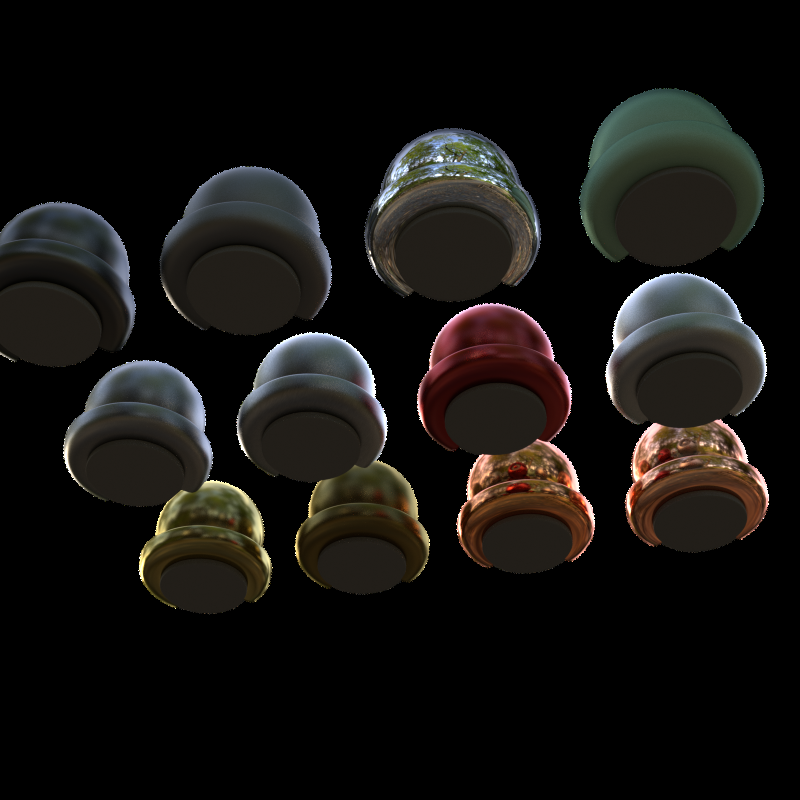
#> input picture examples/textureless/images/0000.png, 800 x 800 px
$ python gaussian_blur.py --input_folder ../textureless/images
#> lines starting #> are read from the running program, lines starting #| are printed output that depends on the picture
import cv2
import os
import argparse
from pathlib import Path

def apply_gaussian_filter(input_folder: Path, output_folder: Path):
    """
    Applies a Gaussian filter to all images in 'input_folder' and saves
    the results in 'output_folder' with filenames like 'image_1.png', etc.
    """

    # Create the output folder if it doesn't exist
    output_folder.mkdir(parents=True, exist_ok=True)

    # Collect all valid image paths
    valid_exts = ('.jpg', '.jpeg', '.png', '.bmp', '.tiff')
    image_paths = [f for f in input_folder.iterdir()
                   if f.is_file() and f.suffix.lower() in valid_exts]
    image_paths.sort()

    for i, img_path in enumerate(image_paths, start=1):
        # Read the image in color (BGR) mode
        img = cv2.imread(str(img_path), cv2.IMREAD_COLOR)
#> img is the input picture: shape (800, 800, 3); mean B, G, R 16.6, 19, 21
        if img is None:
            print(f"Skipping file (not an image or unreadable): {img_path}")
            continue

        # Apply a Gaussian blur with a 5x5 kernel (adjust as needed)
        # The second param is the kernel size (width, height),
        # The third param is standard deviation in X direction (0 => auto).
        gaussian_img = cv2.GaussianBlur(img, (77, 77), 0)
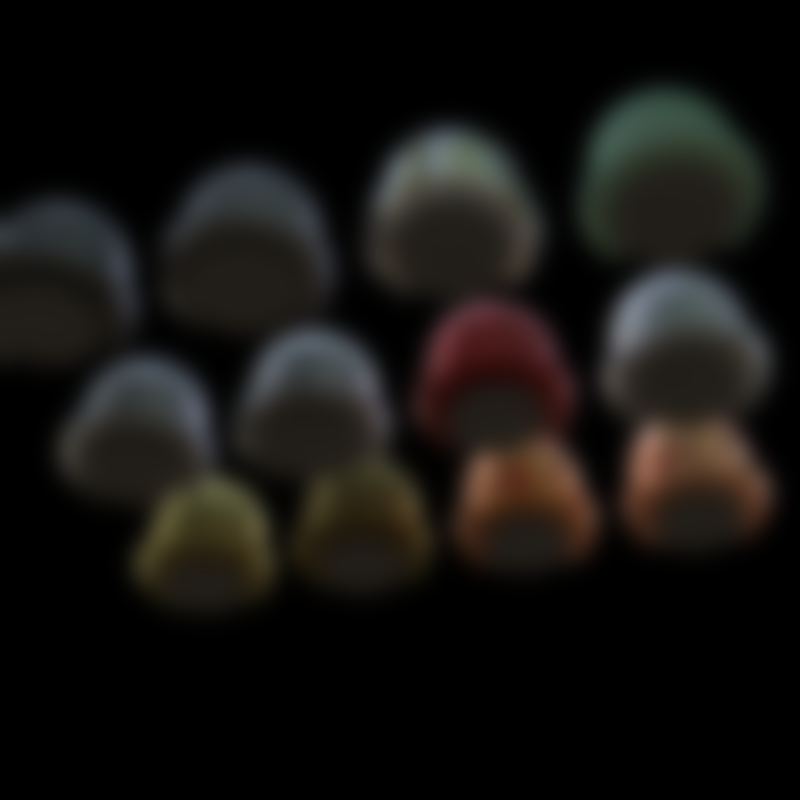
#> gaussian_img: shape (800, 800, 3); mean B, G, R 16.6, 19, 21

        # Construct the output filename: image_1.png, image_2.png, etc.
        out_filename = f"image_{i}.png"
        out_path = output_folder / out_filename

        # Save the resulting image
        cv2.imwrite(str(out_path), gaussian_img)
        print(f"Saved blurred image to {out_path}")
#> pass 2 of the loop in apply_gaussian_filter, `for i, img_path in enumerate(image_paths, start=1):`:
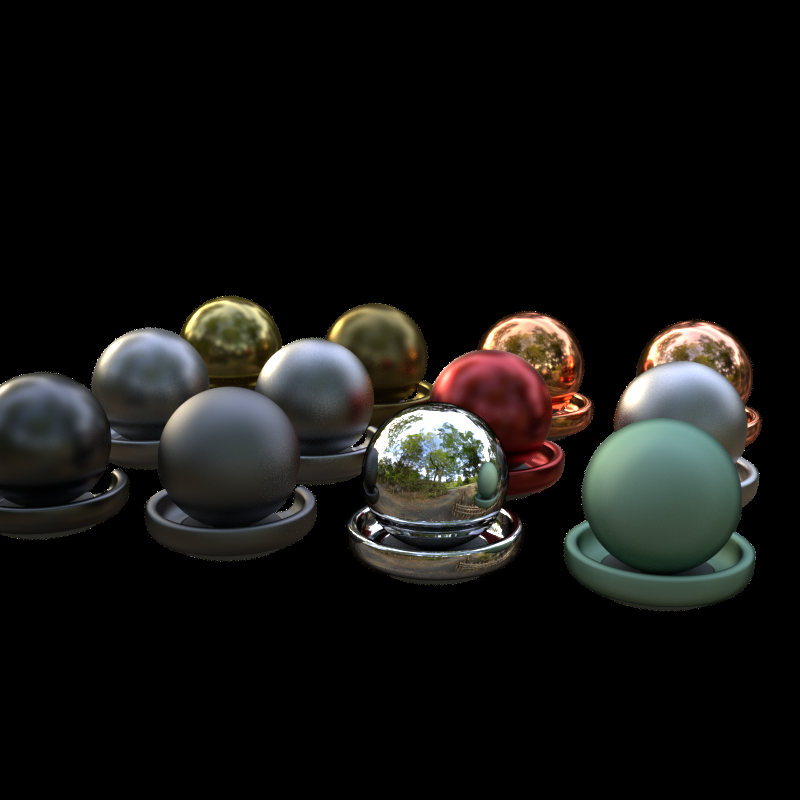
#> input picture examples/textureless/images/0001.png, 800 x 800 px
#> in apply_gaussian_filter, img is the input picture: shape (800, 800, 3); mean B, G, R 18.8, 20.7, 21.3
#> in apply_gaussian_filter, `gaussian_img = cv2.GaussianBlur(img, (77, 77), 0)`:
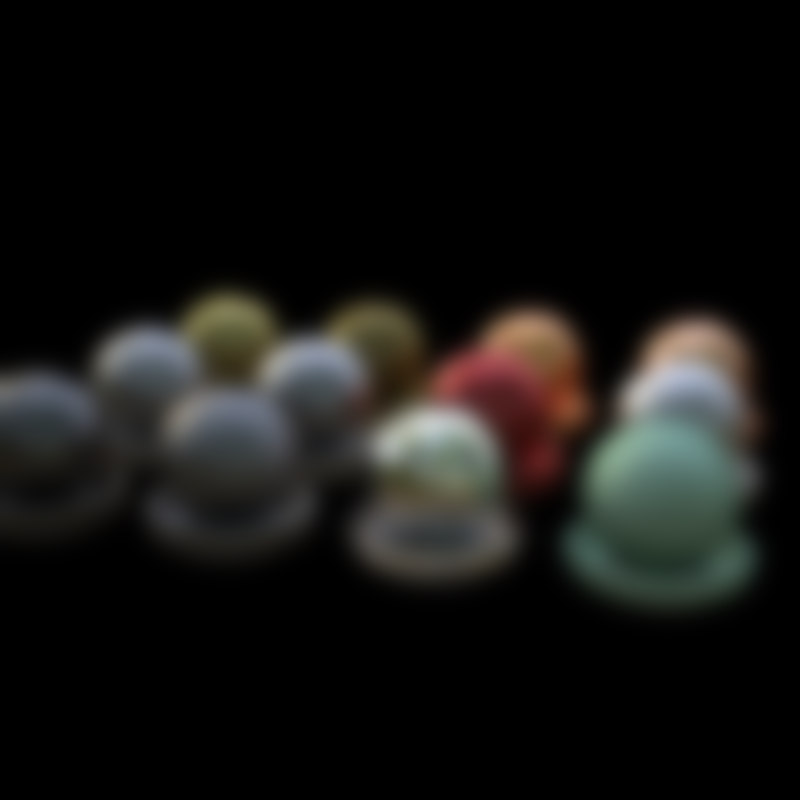
#> gaussian_img: shape (800, 800, 3); mean B, G, R 18.8, 20.7, 21.3

def main():
    parser = argparse.ArgumentParser(
        description="Apply a Gaussian filter to all images in a folder."
    )
    parser.add_argument('--input_folder', type=str, required=True,
                        help='Path to the input folder containing images')
    parser.add_argument('--output_folder', type=str, default='gaussian_filter_image',
                        help='Folder name or path to save blurred images')
    args = parser.parse_args()

    input_folder = Path(args.input_folder)
    output_folder = Path(args.output_folder)

    # Run the function
    apply_gaussian_filter(input_folder, output_folder)

if __name__ == "__main__":
    main()
